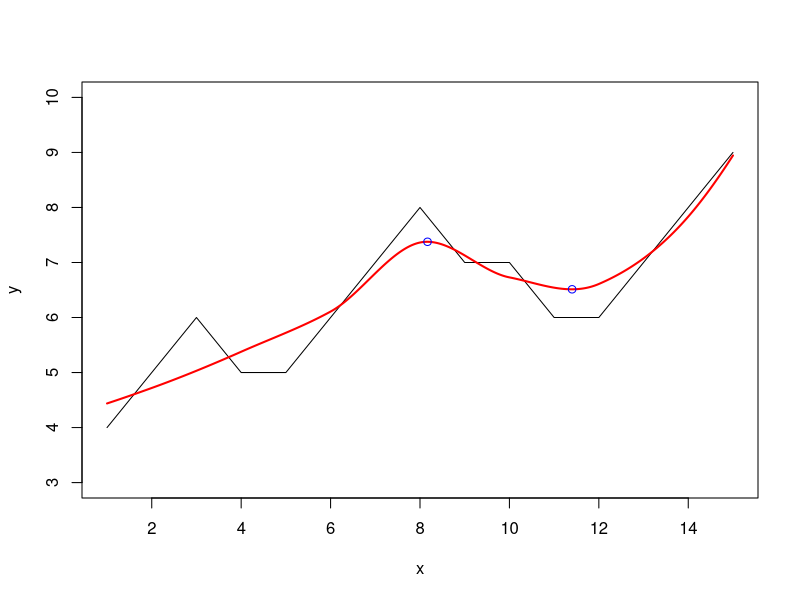
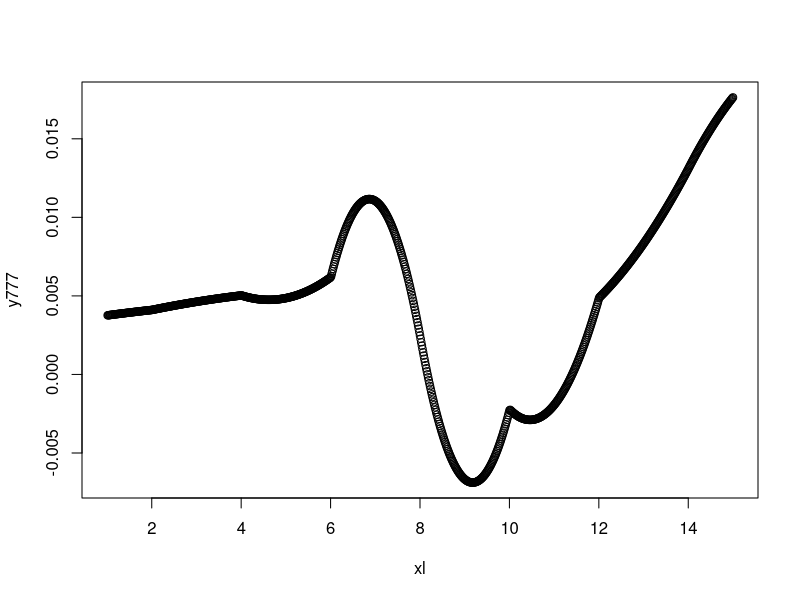

Here is the R script that generated these plots, in order:
## ---- chunk 1
x = seq(1,15)
y = c(4,5,6,5,5,6,7,8,7,7,6,6,7,8,9)
plot(x,y,type="l",ylim=c(3,10))
lo <- loess(y~x)
xl <- seq(min(x),max(x), (max(x) - min(x))/1000)
out = predict(lo,xl)
infl <-c(FALSE, diff(diff(out)>0)!=0)
lines(xl, out, col='red', lwd=2)
points(xl[infl],out[infl],col="blue")

## ---- chunk 2
y777<-c(NA,diff(out))
plot(xl,y777)
